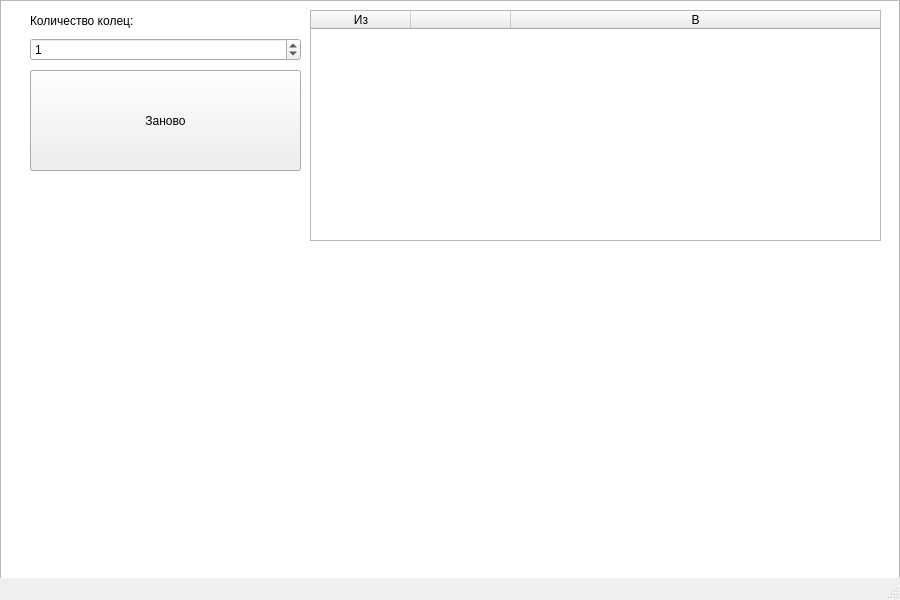
<?xml version="1.0" encoding="UTF-8"?>
<ui version="4.0">
 <class>MainWindow</class>
 <widget class="QMainWindow" name="MainWindow">
  <property name="geometry">
   <rect>
    <x>0</x>
    <y>0</y>
    <width>900</width>
    <height>600</height>
   </rect>
  </property>
  <property name="minimumSize">
   <size>
    <width>900</width>
    <height>600</height>
   </size>
  </property>
  <property name="maximumSize">
   <size>
    <width>900</width>
    <height>600</height>
   </size>
  </property>
  <property name="windowTitle">
   <string>MainWindow</string>
  </property>
  <widget class="QWidget" name="centralwidget">
   <widget class="QGraphicsView" name="graphicsView">
    <property name="geometry">
     <rect>
      <x>0</x>
      <y>0</y>
      <width>900</width>
      <height>600</height>
     </rect>
    </property>
   </widget>
   <widget class="QPushButton" name="StartButton">
    <property name="geometry">
     <rect>
      <x>30</x>
      <y>70</y>
      <width>271</width>
      <height>101</height>
     </rect>
    </property>
    <property name="text">
     <string>Начать</string>
    </property>
   </widget>
   <widget class="QTableWidget" name="table">
    <property name="geometry">
     <rect>
      <x>310</x>
      <y>10</y>
      <width>571</width>
      <height>231</height>
     </rect>
    </property>
    <attribute name="horizontalHeaderCascadingSectionResizes">
     <bool>false</bool>
    </attribute>
    <attribute name="horizontalHeaderStretchLastSection">
     <bool>true</bool>
    </attribute>
    <attribute name="verticalHeaderCascadingSectionResizes">
     <bool>false</bool>
    </attribute>
    <column>
     <property name="text">
      <string>Из</string>
     </property>
    </column>
    <column>
     <property name="text">
      <string/>
     </property>
    </column>
    <column>
     <property name="text">
      <string>В</string>
     </property>
    </column>
   </widget>
   <widget class="QPushButton" name="RestartBut">
    <property name="geometry">
     <rect>
      <x>30</x>
      <y>70</y>
      <width>271</width>
      <height>101</height>
     </rect>
    </property>
    <property name="text">
     <string>Заново</string>
    </property>
   </widget>
   <widget class="QWidget" name="">
    <property name="geometry">
     <rect>
      <x>30</x>
      <y>10</y>
      <width>271</width>
      <height>51</height>
     </rect>
    </property>
    <layout class="QVBoxLayout" name="verticalLayout">
     <item>
      <widget class="QLabel" name="label">
       <property name="text">
        <string>Количество колец:</string>
       </property>
      </widget>
     </item>
     <item>
      <widget class="QSpinBox" name="spinBox">
       <property name="maximum">
        <number>10</number>
       </property>
       <property name="value">
        <number>1</number>
       </property>
      </widget>
     </item>
    </layout>
   </widget>
  </widget>
  <widget class="QMenuBar" name="menubar">
   <property name="geometry">
    <rect>
     <x>0</x>
     <y>0</y>
     <width>900</width>
     <height>21</height>
    </rect>
   </property>
  </widget>
  <widget class="QStatusBar" name="statusbar"/>
 </widget>
 <resources/>
 <connections/>
</ui>
